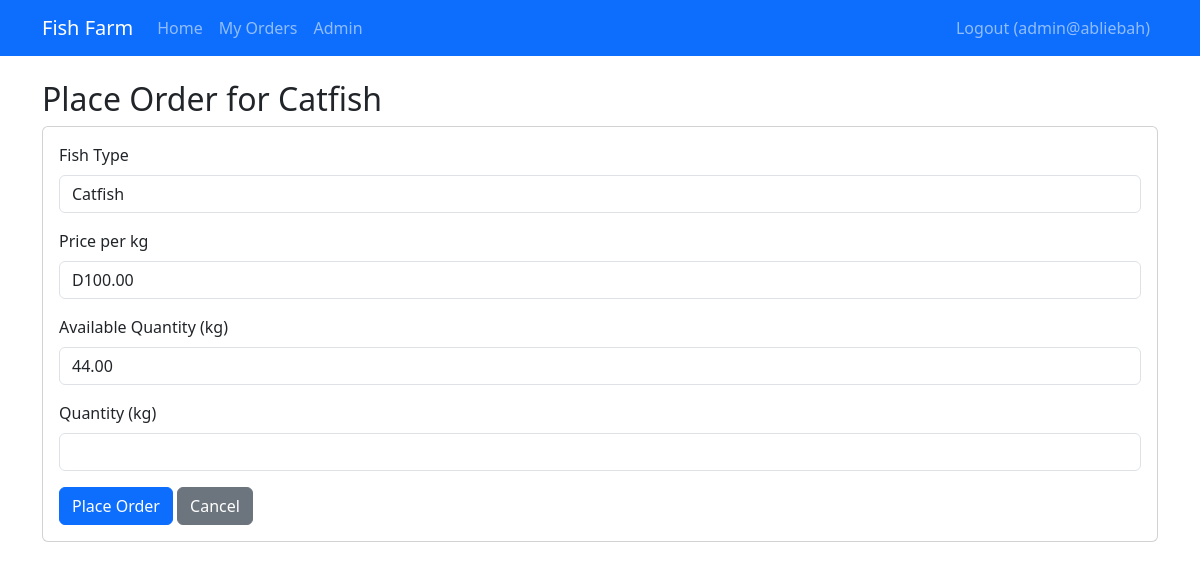
Before: /order.php?fish_id=1 (signed in) with the older database file.
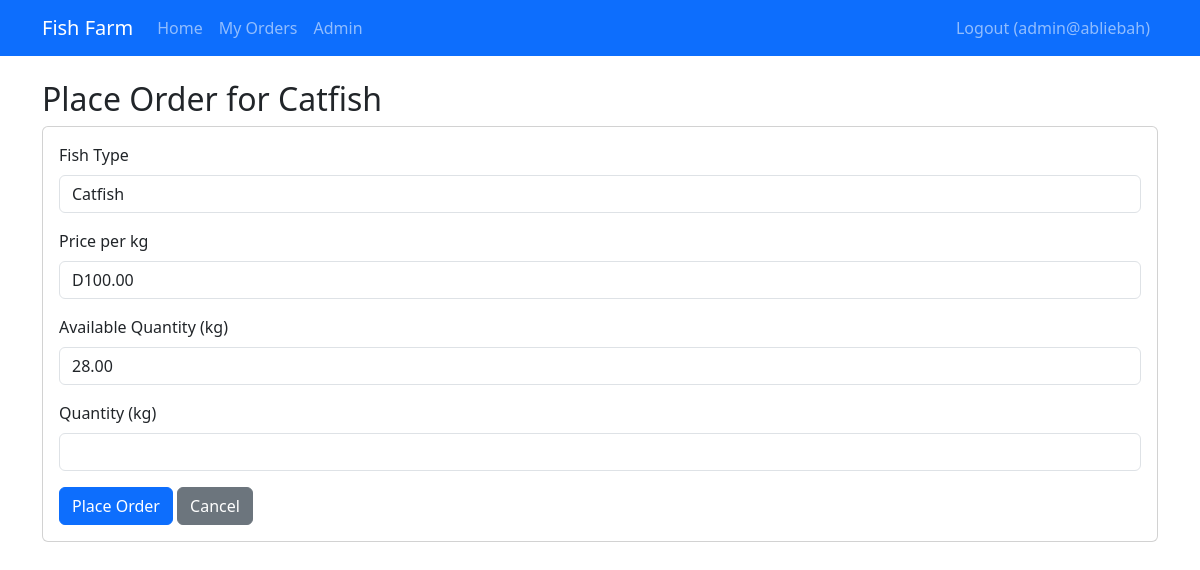
After: the same page with the newer database file.
### tables this page shows
CREATE TABLE `inventory` (
  `id` int(11) NOT NULL,
  `fish_type_id` int(11) NOT NULL,
  `quantity_kg` decimal(10,2) NOT NULL,
  `last_updated` timestamp NOT NULL DEFAULT current_timestamp() ON UPDATE current_timestamp()
);

### auth.php (called while the page is built, shortened)
<?php
function isLoggedIn()
{
    return isset($_SESSION['user_id']);
}
function isAdmin()
{
    return isLoggedIn() && $_SESSION['role'] === 'admin';
}

### functions.php (called while the page is built, shortened)
<?php
require_once 'config.php';
function getFishTypeById($id)
{
    global $pdo;
    $stmt = $pdo->prepare("SELECT * FROM fish_types WHERE id = ?");
    $stmt->execute([$id]);
    return $stmt->fetch();
}
function getInventory()
{
    global $pdo;
    $stmt = $pdo->query("SELECT i.*, f.name, f.price_per_kg FROM inventory i JOIN fish_types f ON i.fish_type_id = f.id");
    return $stmt->fetchAll();
}

### order.php (the view, shortened to what this page needs)
<?php
require_once 'auth.php';
require_once 'functions.php';
$fishId = $_GET['fish_id'];
$fish = getFishTypeById($fishId);
$inventory = getInventory();
$available = 0;
foreach ($inventory as $item) {
    if ($item['fish_type_id'] == $fishId) {
        $available = $item['quantity_kg'];
        break;
    }
}
?>
<!DOCTYPE html>
<html lang="en">
<head>
    <link href="https://cdn.jsdelivr.net/npm/bootstrap@5.3.0/dist/css/bootstrap.min.css" rel="stylesheet">
</head>
<body>
    <nav class="navbar navbar-expand-lg navbar-dark bg-primary">
        <div class="container">
            <a class="navbar-brand" href="#">Fish Farm</a>
            <div class="collapse navbar-collapse" id="navbarNav">
                <ul class="navbar-nav me-auto">
                    <li class="nav-item">
                        <a class="nav-link" href="index.php">Home</a>
                    </li>
                    <li class="nav-item">
                        <a class="nav-link" href="orders.php">My Orders</a>
                    </li>
                    <?php if (isAdmin()): ?>
                        <li class="nav-item">
                            <a class="nav-link" href="admin.php">Admin</a>
                        </li>
                    <?php endif; ?>
                </ul>
                <ul class="navbar-nav">
                    <li class="nav-item">
                        <a class="nav-link" href="logout.php">Logout (<?= htmlspecialchars($_SESSION['username']) ?>)</a>
                    </li>
                </ul>
            </div>
        </div>
    </nav>
    <div class="container mt-4">
        <h2>Place Order for <?= htmlspecialchars($fish['name']) ?></h2>
        <div class="card">
            <div class="card-body">
                <form method="POST">
                    <div class="mb-3">
                        <label for="fishName" class="form-label">Fish Type</label>
                        <input type="text" class="form-control" id="fishName" value="<?= htmlspecialchars($fish['name']) ?>" readonly>
                    </div>
                    <div class="mb-3">
                        <label for="price" class="form-label">Price per kg</label>
                        <input type="text" class="form-control" id="price" value="D<?= number_format($fish['price_per_kg'], 2) ?>" readonly>
                    </div>
                    <div class="mb-3">
                        <label for="available" class="form-label">Available Quantity (kg)</label>
                        <input type="text" class="form-control" id="available" value="<?= number_format($available, 2) ?>" readonly>
                    </div>
                    <div class="mb-3">
                        <label for="quantity" class="form-label">Quantity (kg)</label>
                        <input type="number" step="0.1" min="0.1" max="<?= $available ?>" class="form-control" id="quantity" name="quantity" required>
                    </div>
                    <button type="submit" class="btn btn-primary">Place Order</button>
                    <a href="index.php" class="btn btn-secondary">Cancel</a>
                </form>
            </div>
        </div>
    </div>
</body>
</html>

Changed rows visible on the page:
changed inventory: quantity_kg "44.00" → "28.00"
